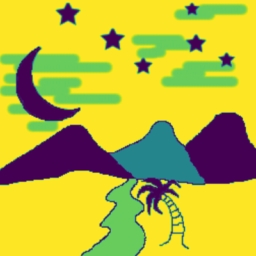
#> input picture src/algorithms/images/edge_detection_input.jpg, 256 x 256 px
$ jupyter execute --allow-errors EdgeDetection_v2_bigger_better.ipynb
#> lines starting #> are read from the running program, lines starting #| are printed output that depends on the picture
[cell 1]
from qiskit import *
from qiskit import IBMQ
from qiskit.compiler import transpile, assemble
from qiskit.tools.jupyter import *
from qiskit.visualization import *

import numpy as np
import matplotlib.pyplot as plt
from matplotlib import style
style.use('bmh')

#> (a cell that did not finish here is left out)

[cell 3]
from PIL import Image
style.use('default')

image_size = 256       # Original image-width
image_crop_size = 32   # Width of each part of image for processing


# Load the image from filesystem
image_raw = np.array(Image.open('./images/edge_detection_input.jpg'))
#> image_raw is the input picture: shape (256, 256, 3); mean R, G, B 186.9, 182.3, 58
print('Raw Image info:', image_raw.shape)
#| Raw Image info: (256, 256, 3)
print('Raw Image datatype:', image_raw.dtype)
#| Raw Image datatype: uint8


# Convert the RBG component of the image to B&W image, as a numpy (uint8) array
image = []
for i in range(image_size):
    image.append([])
    for j in range(image_size):
        image[i].append(image_raw[i][j][0] / 255)
#> after the loop, image = 256 items

image = np.array(image)
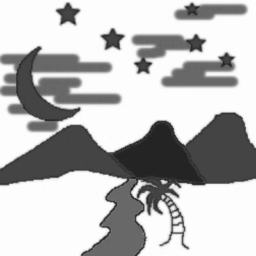
#> image: shape (256, 256) float64; min 0.118, max 1, mean 0.733
print('Image shape (numpy array):', image.shape)
#| Image shape (numpy array): (256, 256)


# Display the image
plt.title('Big Image')
plt.xticks(range(0, image.shape[0]+1, image_crop_size))
plt.yticks(range(0, image.shape[1]+1, image_crop_size))
plt.imshow(image, extent=[0, image.shape[0], image.shape[1], 0], cmap='viridis')
plt.show()

[cell 4]
# [6 lines left out: function plot_image, not called in this run]

[cell 5]
def split_image(image_array, split_size):
#> called with split_size = 32
    vertical_size = image_array.shape[0]
#> vertical_size = 256
    horizontal_size = image_array.shape[1]
#> horizontal_size = 256
    vertical_splits = vertical_size // split_size
#> vertical_splits = 8
    horizontal_splits = horizontal_size // split_size
#> horizontal_splits = 8

    small_vertical_size = split_size  # Size of each smaller array
    small_horizontal_size = split_size

    # Initialize an empty list to store the smaller arrays
    smaller_arrays = []

    for i in range(vertical_splits):
        for j in range(horizontal_splits):
            # Calculate the starting and ending indices for each smaller array
            start_row = i * small_vertical_size
            end_row = (i + 1) * small_vertical_size
            start_col = j * small_horizontal_size
            end_col = (j + 1) * small_horizontal_size

            # Extract the smaller array from the original image_array
            smaller_array = image_array[start_row:end_row, start_col:end_col]

            # Append the smaller array to the list
            smaller_arrays.append(smaller_array)
#> after the loop, smaller_arrays = 64 items

    return smaller_arrays

image_splits = split_image(image, image_crop_size)
#> image_splits = 64 items

# probamos a representar una de las imagenes para ver que esta correcta y es la imagen correspondiente al cuadrante 0-32 vertical 64-96 horizontal
plt.imshow(image_splits[2], extent=[0, image_splits[2].shape[0], image_splits[2].shape[1], 0], cmap='viridis')
plt.show()
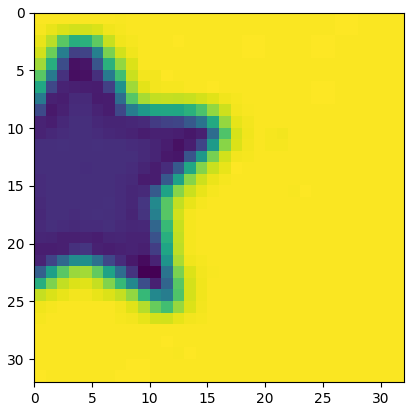
#> figure drawn by matplotlib, 1 panel
